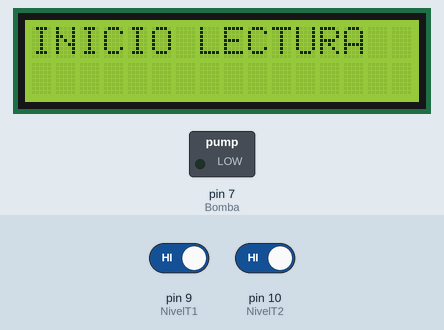
Simulated run of this sketch. Board: Arduino Uno, built with avr-gcc and run on an emulated ATmega328P. Shown: 16×2 character LCD, switched loads named in the sketch (green lamp = pin HIGH). Inputs (shaded band) come from the test bench; at power-on: pin 9 (NivelT1) HIGH, pin 10 (NivelT2) HIGH.

Above: at 1.2 s.
1.3 s: pin 9 (NivelT1) driven LOW
At 8.7 s:
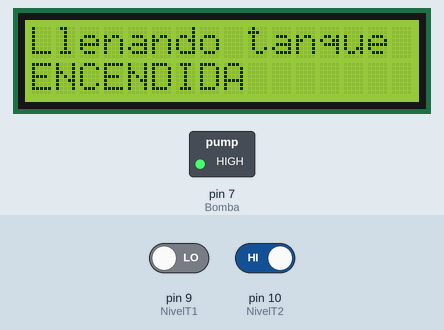
14.6 s: pin 10 (NivelT2) driven LOW
At 17.5 s:
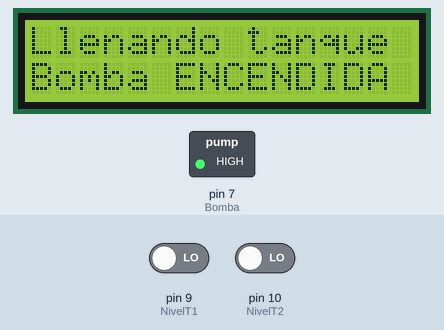
28.6 s: pin 9 (NivelT1) driven HIGH
At 33.6 s:
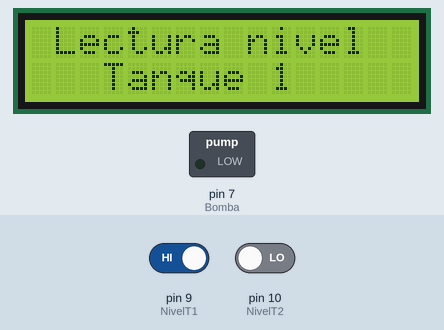
39.8 s: pin 10 (NivelT2) driven HIGH
At 41.8 s:
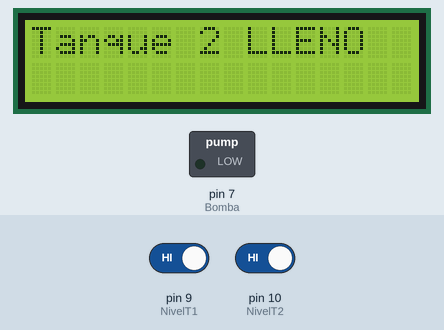
Timing chart, 0 to 43.3 s (numbered marks = the images above; inputs shaded):
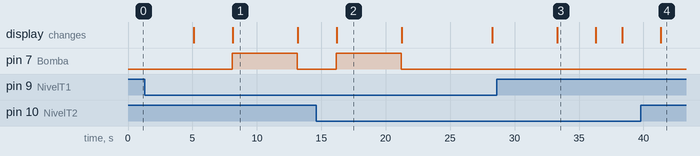

The sketch:

Llenado_tanques_LCD.ino
```cpp
/* EL codigo funciona para el simulador al tener las activaciones de la bomba
con HIGH y apagado con LOW, mientras que si se carga en arduino fisico,
no funcionará por como funcoina el modulo de relevadores */

#include <Wire.h>
#include <LCD.h>
#include <LiquidCrystal_I2C.h>

int NivelT1 = 9;
int NivelT2 = 10;
int Bomba = 7;
int Bomba2 = 12;
int CisternaN = 8;
LiquidCrystal_I2C      lcd(0x27, 2, 1, 0, 4, 5, 6,7);

void setup() {
  Serial.begin(9600);
  lcd.setBacklightPin(3,POSITIVE);
  lcd.setBacklight(HIGH);
  lcd.begin (16,2);
  lcd.clear ();
  pinMode(NivelT1, INPUT);
  pinMode(NivelT2, INPUT);
  pinMode(Bomba, OUTPUT);
  pinMode(CisternaN, INPUT);
}

void FTanques(){
lcd.clear();
 lcd.setCursor(1,0);
 lcd.print("Lectura nivel");
 lcd.setCursor(3,1);
 lcd.print("Tanque 1");
 delay(3000);
  ///////Tanque 1///////
 if (digitalRead(NivelT1)==LOW){
    digitalWrite(Bomba, HIGH);
     lcd.clear ();
     lcd.setCursor(0,0);
     lcd.print("Llenando tanque");
     lcd.setCursor(0,1);
     lcd.print("ENCENDIDA");
      delay(5000);
     digitalWrite(Bomba, LOW);
      lcd.clear ();
     lcd.setCursor(0,0);
     lcd.print("Tanque 1 LLENO"); }

 if (digitalRead(NivelT1)==HIGH){
  lcd.clear ();
  lcd.setCursor(0,0);
  lcd.print("Tanque 1 LLENO");
   delay(2000);
      }
  ///////Tanque 2///////
 lcd.clear ();
 lcd.setCursor(1,0);
 lcd.print("Lectura nivel");
 lcd.setCursor(3,1);
 lcd.print("Tanque 2");
    delay(3000);
  if (digitalRead(NivelT2)==LOW){
    digitalWrite(Bomba, HIGH);
  lcd.clear ();
  lcd.setCursor(0,0);
  lcd.print("Llenando tanque");
  lcd.setCursor(0,1);
  lcd.print("Bomba ENCENDIDA");
  delay(5000);
  digitalWrite(Bomba, LOW);
  lcd.clear ();
  lcd.setCursor(0,0);
  lcd.print("Tanque 2 LLENO");
      }
 if (digitalRead(NivelT2)==HIGH){
    lcd.clear ();
    lcd.setCursor(0,0);
    lcd.print("Tanque 2 LLENO");
    delay(2000);
      }
}

void loop() {
  lcd.clear();
  lcd.setCursor(0,0);
  lcd.print("INICIO LECTURA");
  delay(5000);
  FTanques();
  lcd.clear ();
  lcd.setCursor(1,0);
  lcd.print("Nueva lectura");
  lcd.setCursor(1,1);
  lcd.print("hasta manana.");
  delay(7000);
    }
```

Measured:
- after the input at 1.3 s, pin 7 (Bomba): LOW → HIGH after 6.8 s, → LOW 5.0 s later; the display: first differs from a run without the input after 6.8 s (image 1)
- after the input at 14.6 s, pin 7 (Bomba): LOW → HIGH after 1.6 s, → LOW 5.0 s later; the display: changes after 1.6 s (image 2)
- after the input at 28.6 s, pin 7 (Bomba): stays LOW (without the input it goes to HIGH after 7.7 s)
- after the input at 39.8 s, pin 7 (Bomba): stays LOW (without the input it goes to HIGH after 1.5 s); the display: changes after 1.6 s (image 4)
- what the display in image 1 shows lasts 5.1 s, from 8.1 s to 13.2 s
- what the display in image 3 shows lasts 3.0 s, from 33.3 s to 36.3 s
